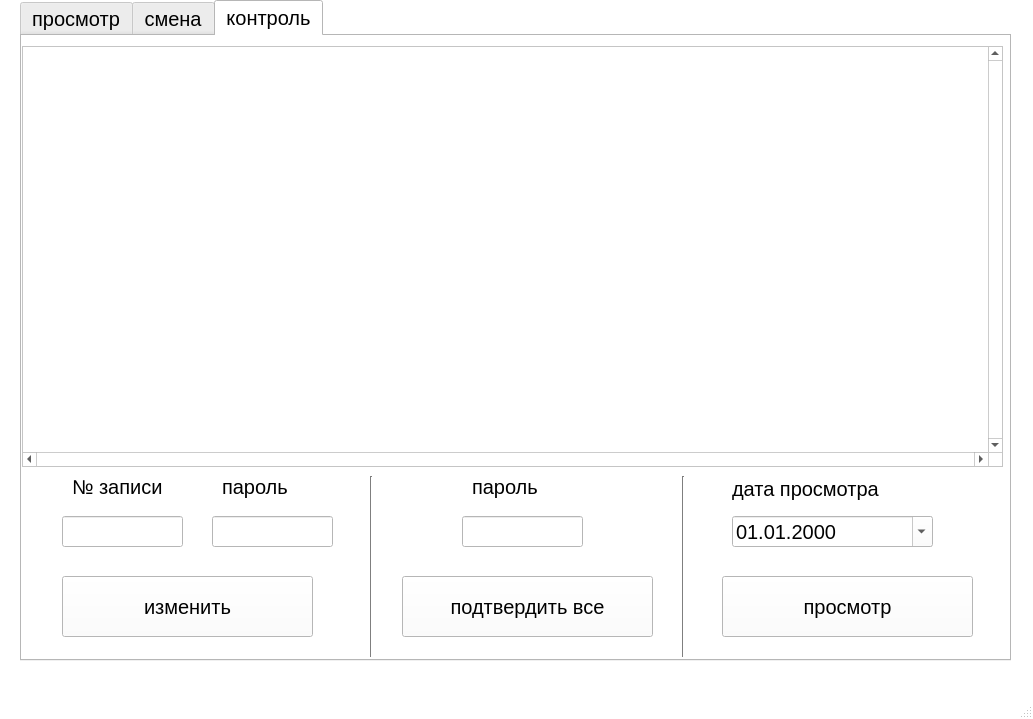
<?xml version="1.0" encoding="UTF-8"?>
<ui version="4.0">
 <class>MainWindow</class>
 <widget class="QMainWindow" name="MainWindow">
  <property name="geometry">
   <rect>
    <x>0</x>
    <y>0</y>
    <width>1033</width>
    <height>719</height>
   </rect>
  </property>
  <property name="sizePolicy">
   <sizepolicy hsizetype="Ignored" vsizetype="Ignored">
    <horstretch>0</horstretch>
    <verstretch>0</verstretch>
   </sizepolicy>
  </property>
  <property name="minimumSize">
   <size>
    <width>1033</width>
    <height>719</height>
   </size>
  </property>
  <property name="maximumSize">
   <size>
    <width>1033</width>
    <height>719</height>
   </size>
  </property>
  <property name="palette">
   <palette>
    <active>
     <colorrole role="WindowText">
      <brush brushstyle="SolidPattern">
       <color alpha="255">
        <red>0</red>
        <green>0</green>
        <blue>0</blue>
       </color>
      </brush>
     </colorrole>
     <colorrole role="Button">
      <brush brushstyle="SolidPattern">
       <color alpha="255">
        <red>255</red>
        <green>255</green>
        <blue>255</blue>
       </color>
      </brush>
     </colorrole>
     <colorrole role="Light">
      <brush brushstyle="SolidPattern">
       <color alpha="255">
        <red>255</red>
        <green>255</green>
        <blue>255</blue>
       </color>
      </brush>
     </colorrole>
     <colorrole role="Midlight">
      <brush brushstyle="SolidPattern">
       <color alpha="255">
        <red>255</red>
        <green>255</green>
        <blue>255</blue>
       </color>
      </brush>
     </colorrole>
     <colorrole role="Dark">
      <brush brushstyle="SolidPattern">
       <color alpha="255">
        <red>127</red>
        <green>127</green>
        <blue>127</blue>
       </color>
      </brush>
     </colorrole>
     <colorrole role="Mid">
      <brush brushstyle="SolidPattern">
       <color alpha="255">
        <red>170</red>
        <green>170</green>
        <blue>170</blue>
       </color>
      </brush>
     </colorrole>
     <colorrole role="Text">
      <brush brushstyle="SolidPattern">
       <color alpha="255">
        <red>0</red>
        <green>0</green>
        <blue>0</blue>
       </color>
      </brush>
     </colorrole>
     <colorrole role="BrightText">
      <brush brushstyle="SolidPattern">
       <color alpha="255">
        <red>255</red>
        <green>255</green>
        <blue>255</blue>
       </color>
      </brush>
     </colorrole>
     <colorrole role="ButtonText">
      <brush brushstyle="SolidPattern">
       <color alpha="255">
        <red>0</red>
        <green>0</green>
        <blue>0</blue>
       </color>
      </brush>
     </colorrole>
     <colorrole role="Base">
      <brush brushstyle="SolidPattern">
       <color alpha="255">
        <red>255</red>
        <green>255</green>
        <blue>255</blue>
       </color>
      </brush>
     </colorrole>
     <colorrole role="Window">
      <brush brushstyle="SolidPattern">
       <color alpha="255">
        <red>255</red>
        <green>255</green>
        <blue>255</blue>
       </color>
      </brush>
     </colorrole>
     <colorrole role="Shadow">
      <brush brushstyle="SolidPattern">
       <color alpha="255">
        <red>0</red>
        <green>0</green>
        <blue>0</blue>
       </color>
      </brush>
     </colorrole>
     <colorrole role="AlternateBase">
      <brush brushstyle="SolidPattern">
       <color alpha="255">
        <red>255</red>
        <green>255</green>
        <blue>255</blue>
       </color>
      </brush>
     </colorrole>
     <colorrole role="ToolTipBase">
      <brush brushstyle="SolidPattern">
       <color alpha="255">
        <red>255</red>
        <green>255</green>
        <blue>220</blue>
       </color>
      </brush>
     </colorrole>
     <colorrole role="ToolTipText">
      <brush brushstyle="SolidPattern">
       <color alpha="255">
        <red>0</red>
        <green>0</green>
        <blue>0</blue>
       </color>
      </brush>
     </colorrole>
    </active>
    <inactive>
     <colorrole role="WindowText">
      <brush brushstyle="SolidPattern">
       <color alpha="255">
        <red>0</red>
        <green>0</green>
        <blue>0</blue>
       </color>
      </brush>
     </colorrole>
     <colorrole role="Button">
      <brush brushstyle="SolidPattern">
       <color alpha="255">
        <red>255</red>
        <green>255</green>
        <blue>255</blue>
       </color>
      </brush>
     </colorrole>
     <colorrole role="Light">
      <brush brushstyle="SolidPattern">
       <color alpha="255">
        <red>255</red>
        <green>255</green>
        <blue>255</blue>
       </color>
      </brush>
     </colorrole>
     <colorrole role="Midlight">
      <brush brushstyle="SolidPattern">
       <color alpha="255">
        <red>255</red>
        <green>255</green>
        <blue>255</blue>
       </color>
      </brush>
     </colorrole>
     <colorrole role="Dark">
      <brush brushstyle="SolidPattern">
       <color alpha="255">
        <red>127</red>
        <green>127</green>
        <blue>127</blue>
       </color>
      </brush>
     </colorrole>
     <colorrole role="Mid">
      <brush brushstyle="SolidPattern">
       <color alpha="255">
        <red>170</red>
        <green>170</green>
        <blue>170</blue>
       </color>
      </brush>
     </colorrole>
     <colorrole role="Text">
      <brush brushstyle="SolidPattern">
       <color alpha="255">
        <red>0</red>
        <green>0</green>
        <blue>0</blue>
       </color>
      </brush>
     </colorrole>
     <colorrole role="BrightText">
      <brush brushstyle="SolidPattern">
       <color alpha="255">
        <red>255</red>
        <green>255</green>
        <blue>255</blue>
       </color>
      </brush>
     </colorrole>
     <colorrole role="ButtonText">
      <brush brushstyle="SolidPattern">
       <color alpha="255">
        <red>0</red>
        <green>0</green>
        <blue>0</blue>
       </color>
      </brush>
     </colorrole>
     <colorrole role="Base">
      <brush brushstyle="SolidPattern">
       <color alpha="255">
        <red>255</red>
        <green>255</green>
        <blue>255</blue>
       </color>
      </brush>
     </colorrole>
     <colorrole role="Window">
      <brush brushstyle="SolidPattern">
       <color alpha="255">
        <red>255</red>
        <green>255</green>
        <blue>255</blue>
       </color>
      </brush>
     </colorrole>
     <colorrole role="Shadow">
      <brush brushstyle="SolidPattern">
       <color alpha="255">
        <red>0</red>
        <green>0</green>
        <blue>0</blue>
       </color>
      </brush>
     </colorrole>
     <colorrole role="AlternateBase">
      <brush brushstyle="SolidPattern">
       <color alpha="255">
        <red>255</red>
        <green>255</green>
        <blue>255</blue>
       </color>
      </brush>
     </colorrole>
     <colorrole role="ToolTipBase">
      <brush brushstyle="SolidPattern">
       <color alpha="255">
        <red>255</red>
        <green>255</green>
        <blue>220</blue>
       </color>
      </brush>
     </colorrole>
     <colorrole role="ToolTipText">
      <brush brushstyle="SolidPattern">
       <color alpha="255">
        <red>0</red>
        <green>0</green>
        <blue>0</blue>
       </color>
      </brush>
     </colorrole>
    </inactive>
    <disabled>
     <colorrole role="WindowText">
      <brush brushstyle="SolidPattern">
       <color alpha="255">
        <red>127</red>
        <green>127</green>
        <blue>127</blue>
       </color>
      </brush>
     </colorrole>
     <colorrole role="Button">
      <brush brushstyle="SolidPattern">
       <color alpha="255">
        <red>255</red>
        <green>255</green>
        <blue>255</blue>
       </color>
      </brush>
     </colorrole>
     <colorrole role="Light">
      <brush brushstyle="SolidPattern">
       <color alpha="255">
        <red>255</red>
        <green>255</green>
        <blue>255</blue>
       </color>
      </brush>
     </colorrole>
     <colorrole role="Midlight">
      <brush brushstyle="SolidPattern">
       <color alpha="255">
        <red>255</red>
        <green>255</green>
        <blue>255</blue>
       </color>
      </brush>
     </colorrole>
     <colorrole role="Dark">
      <brush brushstyle="SolidPattern">
       <color alpha="255">
        <red>127</red>
        <green>127</green>
        <blue>127</blue>
       </color>
      </brush>
     </colorrole>
     <colorrole role="Mid">
      <brush brushstyle="SolidPattern">
       <color alpha="255">
        <red>170</red>
        <green>170</green>
        <blue>170</blue>
       </color>
      </brush>
     </colorrole>
     <colorrole role="Text">
      <brush brushstyle="SolidPattern">
       <color alpha="255">
        <red>127</red>
        <green>127</green>
        <blue>127</blue>
       </color>
      </brush>
     </colorrole>
     <colorrole role="BrightText">
      <brush brushstyle="SolidPattern">
       <color alpha="255">
        <red>255</red>
        <green>255</green>
        <blue>255</blue>
       </color>
      </brush>
     </colorrole>
     <colorrole role="ButtonText">
      <brush brushstyle="SolidPattern">
       <color alpha="255">
        <red>127</red>
        <green>127</green>
        <blue>127</blue>
       </color>
      </brush>
     </colorrole>
     <colorrole role="Base">
      <brush brushstyle="SolidPattern">
       <color alpha="255">
        <red>255</red>
        <green>255</green>
        <blue>255</blue>
       </color>
      </brush>
     </colorrole>
     <colorrole role="Window">
      <brush brushstyle="SolidPattern">
       <color alpha="255">
        <red>255</red>
        <green>255</green>
        <blue>255</blue>
       </color>
      </brush>
     </colorrole>
     <colorrole role="Shadow">
      <brush brushstyle="SolidPattern">
       <color alpha="255">
        <red>0</red>
        <green>0</green>
        <blue>0</blue>
       </color>
      </brush>
     </colorrole>
     <colorrole role="AlternateBase">
      <brush brushstyle="SolidPattern">
       <color alpha="255">
        <red>255</red>
        <green>255</green>
        <blue>255</blue>
       </color>
      </brush>
     </colorrole>
     <colorrole role="ToolTipBase">
      <brush brushstyle="SolidPattern">
       <color alpha="255">
        <red>255</red>
        <green>255</green>
        <blue>220</blue>
       </color>
      </brush>
     </colorrole>
     <colorrole role="ToolTipText">
      <brush brushstyle="SolidPattern">
       <color alpha="255">
        <red>0</red>
        <green>0</green>
        <blue>0</blue>
       </color>
      </brush>
     </colorrole>
    </disabled>
   </palette>
  </property>
  <property name="font">
   <font>
    <pointsize>12</pointsize>
   </font>
  </property>
  <property name="windowTitle">
   <string>Chep_v1.0</string>
  </property>
  <property name="autoFillBackground">
   <bool>false</bool>
  </property>
  <property name="toolButtonStyle">
   <enum>Qt::ToolButtonTextOnly</enum>
  </property>
  <property name="animated">
   <bool>false</bool>
  </property>
  <property name="documentMode">
   <bool>false</bool>
  </property>
  <widget class="QWidget" name="centralwidget">
   <widget class="QTabWidget" name="wk">
    <property name="geometry">
     <rect>
      <x>20</x>
      <y>0</y>
      <width>991</width>
      <height>661</height>
     </rect>
    </property>
    <property name="font">
     <font>
      <family>MS Shell Dlg 2</family>
      <pointsize>15</pointsize>
     </font>
    </property>
    <property name="currentIndex">
     <number>2</number>
    </property>
    <property name="tabBarAutoHide">
     <bool>false</bool>
    </property>
    <widget class="QWidget" name="view">
     <attribute name="title">
      <string>просмотр</string>
     </attribute>
     <widget class="QLineEdit" name="id_detail_view">
      <property name="geometry">
       <rect>
        <x>550</x>
        <y>540</y>
        <width>151</width>
        <height>41</height>
       </rect>
      </property>
     </widget>
     <widget class="QPushButton" name="view_data_detaly">
      <property name="geometry">
       <rect>
        <x>760</x>
        <y>540</y>
        <width>171</width>
        <height>41</height>
       </rect>
      </property>
      <property name="text">
       <string>просмотр</string>
      </property>
     </widget>
     <widget class="QLabel" name="label">
      <property name="geometry">
       <rect>
        <x>550</x>
        <y>490</y>
        <width>111</width>
        <height>31</height>
       </rect>
      </property>
      <property name="text">
       <string>ID детали</string>
      </property>
     </widget>
     <widget class="QTextEdit" name="view_window">
      <property name="geometry">
       <rect>
        <x>30</x>
        <y>20</y>
        <width>911</width>
        <height>461</height>
       </rect>
      </property>
     </widget>
    </widget>
    <widget class="QWidget" name="worker">
     <attribute name="title">
      <string>смена</string>
     </attribute>
     <widget class="QLineEdit" name="comment">
      <property name="geometry">
       <rect>
        <x>330</x>
        <y>140</y>
        <width>121</width>
        <height>31</height>
       </rect>
      </property>
      <property name="font">
       <font>
        <pointsize>15</pointsize>
       </font>
      </property>
      <property name="text">
       <string>коментарий</string>
      </property>
      <property name="frame">
       <bool>false</bool>
      </property>
      <property name="readOnly">
       <bool>true</bool>
      </property>
     </widget>
     <widget class="QLabel" name="label_2">
      <property name="geometry">
       <rect>
        <x>30</x>
        <y>10</y>
        <width>121</width>
        <height>51</height>
       </rect>
      </property>
      <property name="text">
       <string>ID рабочего</string>
      </property>
     </widget>
     <widget class="QLineEdit" name="id_worker">
      <property name="geometry">
       <rect>
        <x>22</x>
        <y>80</y>
        <width>121</width>
        <height>41</height>
       </rect>
      </property>
      <property name="font">
       <font>
        <stylestrategy>PreferDefault</stylestrategy>
       </font>
      </property>
      <property name="mouseTracking">
       <bool>true</bool>
      </property>
      <property name="focusPolicy">
       <enum>Qt::StrongFocus</enum>
      </property>
      <property name="contextMenuPolicy">
       <enum>Qt::DefaultContextMenu</enum>
      </property>
      <property name="acceptDrops">
       <bool>true</bool>
      </property>
      <property name="inputMask">
       <string/>
      </property>
      <property name="text">
       <string extracomment="0"/>
      </property>
      <property name="alignment">
       <set>Qt::AlignCenter</set>
      </property>
      <property name="clearButtonEnabled">
       <bool>false</bool>
      </property>
     </widget>
     <widget class="QLabel" name="label_3">
      <property name="geometry">
       <rect>
        <x>180</x>
        <y>10</y>
        <width>121</width>
        <height>51</height>
       </rect>
      </property>
      <property name="text">
       <string>ID детали</string>
      </property>
     </widget>
     <widget class="QLabel" name="label_4">
      <property name="geometry">
       <rect>
        <x>320</x>
        <y>10</y>
        <width>121</width>
        <height>51</height>
       </rect>
      </property>
      <property name="text">
       <string>№ операции</string>
      </property>
     </widget>
     <widget class="QLabel" name="label_5">
      <property name="geometry">
       <rect>
        <x>480</x>
        <y>10</y>
        <width>161</width>
        <height>51</height>
       </rect>
      </property>
      <property name="text">
       <string>кол-во деталей</string>
      </property>
     </widget>
     <widget class="QLabel" name="label_7">
      <property name="geometry">
       <rect>
        <x>660</x>
        <y>10</y>
        <width>81</width>
        <height>51</height>
       </rect>
      </property>
      <property name="text">
       <string>брак</string>
      </property>
     </widget>
     <widget class="QLineEdit" name="id_detail">
      <property name="geometry">
       <rect>
        <x>170</x>
        <y>80</y>
        <width>121</width>
        <height>41</height>
       </rect>
      </property>
      <property name="text">
       <string/>
      </property>
      <property name="alignment">
       <set>Qt::AlignCenter</set>
      </property>
     </widget>
     <widget class="QLineEdit" name="id_operation">
      <property name="geometry">
       <rect>
        <x>320</x>
        <y>80</y>
        <width>121</width>
        <height>41</height>
       </rect>
      </property>
      <property name="autoFillBackground">
       <bool>false</bool>
      </property>
      <property name="text">
       <string/>
      </property>
      <property name="cursorPosition">
       <number>0</number>
      </property>
      <property name="alignment">
       <set>Qt::AlignCenter</set>
      </property>
      <property name="dragEnabled">
       <bool>false</bool>
      </property>
     </widget>
     <widget class="QLineEdit" name="brak">
      <property name="geometry">
       <rect>
        <x>650</x>
        <y>80</y>
        <width>91</width>
        <height>41</height>
       </rect>
      </property>
      <property name="text">
       <string>0</string>
      </property>
      <property name="alignment">
       <set>Qt::AlignCenter</set>
      </property>
     </widget>
     <widget class="QCheckBox" name="setting">
      <property name="geometry">
       <rect>
        <x>780</x>
        <y>90</y>
        <width>141</width>
        <height>31</height>
       </rect>
      </property>
      <property name="font">
       <font>
        <pointsize>18</pointsize>
       </font>
      </property>
      <property name="mouseTracking">
       <bool>true</bool>
      </property>
      <property name="text">
       <string>наладка</string>
      </property>
      <property name="iconSize">
       <size>
        <width>25</width>
        <height>25</height>
       </size>
      </property>
      <property name="tristate">
       <bool>false</bool>
      </property>
     </widget>
     <widget class="QPushButton" name="ok_worker">
      <property name="geometry">
       <rect>
        <x>690</x>
        <y>520</y>
        <width>231</width>
        <height>61</height>
       </rect>
      </property>
      <property name="text">
       <string>записать</string>
      </property>
     </widget>
     <widget class="QLineEdit" name="lineEdit">
      <property name="geometry">
       <rect>
        <x>330</x>
        <y>190</y>
        <width>631</width>
        <height>41</height>
       </rect>
      </property>
     </widget>
     <widget class="QLineEdit" name="time_stop">
      <property name="geometry">
       <rect>
        <x>20</x>
        <y>190</y>
        <width>271</width>
        <height>41</height>
       </rect>
      </property>
      <property name="text">
       <string>0</string>
      </property>
     </widget>
     <widget class="QLabel" name="label_9">
      <property name="geometry">
       <rect>
        <x>30</x>
        <y>130</y>
        <width>251</width>
        <height>51</height>
       </rect>
      </property>
      <property name="text">
       <string>простой станк, мин</string>
      </property>
     </widget>
     <widget class="QTextEdit" name="workers">
      <property name="geometry">
       <rect>
        <x>20</x>
        <y>290</y>
        <width>461</width>
        <height>331</height>
       </rect>
      </property>
      <property name="readOnly">
       <bool>true</bool>
      </property>
     </widget>
     <widget class="QLabel" name="label_10">
      <property name="geometry">
       <rect>
        <x>130</x>
        <y>260</y>
        <width>81</width>
        <height>25</height>
       </rect>
      </property>
      <property name="text">
       <string>ID</string>
      </property>
     </widget>
     <widget class="QLabel" name="label_11">
      <property name="geometry">
       <rect>
        <x>220</x>
        <y>260</y>
        <width>121</width>
        <height>25</height>
       </rect>
      </property>
      <property name="text">
       <string>исполнитель</string>
      </property>
     </widget>
     <widget class="QLineEdit" name="count_detail">
      <property name="geometry">
       <rect>
        <x>480</x>
        <y>80</y>
        <width>121</width>
        <height>41</height>
       </rect>
      </property>
     </widget>
     <widget class="QProgressBar" name="progressBar">
      <property name="geometry">
       <rect>
        <x>690</x>
        <y>420</y>
        <width>231</width>
        <height>23</height>
       </rect>
      </property>
      <property name="value">
       <number>0</number>
      </property>
     </widget>
     <widget class="QLabel" name="label_17">
      <property name="geometry">
       <rect>
        <x>690</x>
        <y>370</y>
        <width>261</width>
        <height>31</height>
       </rect>
      </property>
      <property name="font">
       <font>
        <pointsize>12</pointsize>
       </font>
      </property>
      <property name="text">
       <string>время на изменение записи</string>
      </property>
     </widget>
     <widget class="QPushButton" name="pushButton">
      <property name="geometry">
       <rect>
        <x>690</x>
        <y>290</y>
        <width>231</width>
        <height>61</height>
       </rect>
      </property>
      <property name="text">
       <string>очистить поля</string>
      </property>
     </widget>
    </widget>
    <widget class="QWidget" name="control">
     <attribute name="title">
      <string>контроль</string>
     </attribute>
     <widget class="QLineEdit" name="password">
      <property name="geometry">
       <rect>
        <x>190</x>
        <y>480</y>
        <width>121</width>
        <height>31</height>
       </rect>
      </property>
      <property name="echoMode">
       <enum>QLineEdit::Password</enum>
      </property>
     </widget>
     <widget class="QPushButton" name="go">
      <property name="geometry">
       <rect>
        <x>40</x>
        <y>540</y>
        <width>251</width>
        <height>61</height>
       </rect>
      </property>
      <property name="text">
       <string>изменить</string>
      </property>
     </widget>
     <widget class="QLabel" name="label_6">
      <property name="geometry">
       <rect>
        <x>200</x>
        <y>430</y>
        <width>151</width>
        <height>41</height>
       </rect>
      </property>
      <property name="layoutDirection">
       <enum>Qt::LeftToRight</enum>
      </property>
      <property name="text">
       <string>пароль</string>
      </property>
     </widget>
     <widget class="QLineEdit" name="number_line">
      <property name="geometry">
       <rect>
        <x>40</x>
        <y>480</y>
        <width>121</width>
        <height>31</height>
       </rect>
      </property>
     </widget>
     <widget class="QLabel" name="label_8">
      <property name="geometry">
       <rect>
        <x>50</x>
        <y>430</y>
        <width>151</width>
        <height>41</height>
       </rect>
      </property>
      <property name="text">
       <string>№ записи</string>
      </property>
     </widget>
     <widget class="QTextEdit" name="textEdit">
      <property name="geometry">
       <rect>
        <x>0</x>
        <y>10</y>
        <width>981</width>
        <height>421</height>
       </rect>
      </property>
      <property name="verticalScrollBarPolicy">
       <enum>Qt::ScrollBarAlwaysOn</enum>
      </property>
      <property name="horizontalScrollBarPolicy">
       <enum>Qt::ScrollBarAlwaysOn</enum>
      </property>
      <property name="lineWrapMode">
       <enum>QTextEdit::NoWrap</enum>
      </property>
     </widget>
     <widget class="QDateTimeEdit" name="calendar">
      <property name="geometry">
       <rect>
        <x>710</x>
        <y>480</y>
        <width>201</width>
        <height>31</height>
       </rect>
      </property>
      <property name="displayFormat">
       <string>dd.MM.yyyy </string>
      </property>
      <property name="calendarPopup">
       <bool>true</bool>
      </property>
     </widget>
     <widget class="QPushButton" name="ok_go">
      <property name="geometry">
       <rect>
        <x>380</x>
        <y>540</y>
        <width>251</width>
        <height>61</height>
       </rect>
      </property>
      <property name="text">
       <string>подтвердить все</string>
      </property>
     </widget>
     <widget class="QPushButton" name="view_day">
      <property name="geometry">
       <rect>
        <x>700</x>
        <y>540</y>
        <width>251</width>
        <height>61</height>
       </rect>
      </property>
      <property name="text">
       <string>просмотр</string>
      </property>
     </widget>
     <widget class="QLabel" name="label_12">
      <property name="geometry">
       <rect>
        <x>710</x>
        <y>440</y>
        <width>191</width>
        <height>25</height>
       </rect>
      </property>
      <property name="text">
       <string>дата просмотра</string>
      </property>
     </widget>
     <widget class="QLineEdit" name="password_2">
      <property name="geometry">
       <rect>
        <x>440</x>
        <y>480</y>
        <width>121</width>
        <height>31</height>
       </rect>
      </property>
      <property name="echoMode">
       <enum>QLineEdit::Password</enum>
      </property>
     </widget>
     <widget class="QLabel" name="label_13">
      <property name="geometry">
       <rect>
        <x>450</x>
        <y>430</y>
        <width>151</width>
        <height>41</height>
       </rect>
      </property>
      <property name="layoutDirection">
       <enum>Qt::LeftToRight</enum>
      </property>
      <property name="text">
       <string>пароль</string>
      </property>
     </widget>
     <widget class="Line" name="line">
      <property name="geometry">
       <rect>
        <x>329</x>
        <y>440</y>
        <width>41</width>
        <height>181</height>
       </rect>
      </property>
      <property name="orientation">
       <enum>Qt::Vertical</enum>
      </property>
     </widget>
     <widget class="Line" name="line_2">
      <property name="geometry">
       <rect>
        <x>651</x>
        <y>440</y>
        <width>20</width>
        <height>181</height>
       </rect>
      </property>
      <property name="orientation">
       <enum>Qt::Vertical</enum>
      </property>
     </widget>
    </widget>
   </widget>
  </widget>
  <widget class="QMenuBar" name="menubar">
   <property name="geometry">
    <rect>
     <x>0</x>
     <y>0</y>
     <width>1033</width>
     <height>21</height>
    </rect>
   </property>
  </widget>
  <widget class="QStatusBar" name="statusbar">
   <property name="enabled">
    <bool>true</bool>
   </property>
  </widget>
 </widget>
 <resources/>
 <connections/>
</ui>
